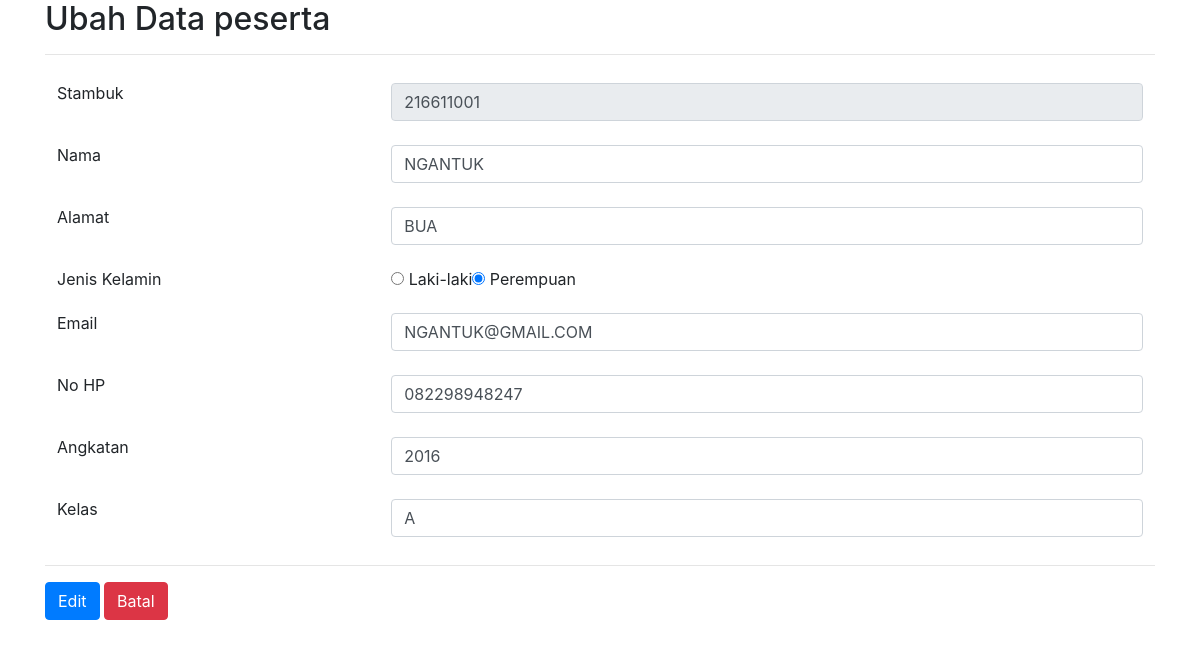
The app's page /edit_data.php?stambuk=216611001 with its own data.
### tables this page shows
CREATE TABLE `peserta` (
  `stambuk` varchar(10) NOT NULL,
  `nama_lengkap` varchar(100) NOT NULL,
  `alamat` varchar(100) NOT NULL,
  `jenis_kelamin` varchar(10) NOT NULL,
  `email` varchar(100) NOT NULL,
  `no_hp` varchar(12) NOT NULL,
  `angkatan` varchar(4) NOT NULL,
  `kelas` varchar(1) NOT NULL
);

### edit_data.php (the view, shortened to what this page needs)
<html>
<head>
	<link rel="stylesheet" href="css/bootstrap.min.css">
</head>
<body>
	<?php
	include "koneksi.php";
	$stambuk = $_GET['stambuk'];
	$query = "SELECT * FROM peserta WHERE stambuk='".$stambuk."'";
	$sql = mysqli_query($connect, $query);
	$data = mysqli_fetch_array($sql);
	?>
	<div class="container">
		<h2>Ubah Data peserta</h2>
		<hr>
		<form method="post" action="proses_edit.php?stambuk=<?php echo $stambuk; ?>">
		<table class="table table-borderless">
		<tr>
			<td>Stambuk </td>
			<td><input type="text" name="stambuk" value="<?php echo $data['stambuk']; ?>" class="form-control" readonly></td>
		</tr>
		<tr>
			<td>Nama </td>
			<td><input type="text" name="nama_lengkap" value="<?php echo $data['nama_lengkap']; ?>" class="form-control"></td>
		</tr>
		<tr>
			<td>Alamat </td>
			<td><input type="text" name="alamat" value="<?php echo $data['alamat']; ?>" class="form-control"></td>
		</tr>
		<tr>
			<td>Jenis Kelamin</td>
			<td>
			<?php
			if($data['jenis_kelamin'] == "Laki-laki"){
				echo "<input type='radio' name='jenis_kelamin' value='laki-laki' checked='checked'> Laki-laki";
				echo "<input type='radio' name='jenis_kelamin' value='perempuan'> Perempuan";
			}else{
				echo "<input type='radio' name='jenis_kelamin' value='laki-laki'> Laki-laki";
				echo "<input type='radio' name='jenis_kelamin' value='perempuan' checked='checked'> Perempuan";
			}
			?>
			</td>
		</tr>
		<tr>
			<td>Email</td>
			<td><input type="text" name="email" value="<?php echo $data['email']; ?>" class="form-control"></td>
		</tr>
		<tr>
			<td>No HP</td>
			<td><input type="text" name="no_hp" value="<?php echo $data['no_hp']; ?>" class="form-control"></td>
		</tr>
		<tr>
			<td>Angkatan</td>
			<td><input type="text" name="angkatan" value="<?php echo $data['angkatan']; ?>" class="form-control"></td>
		</tr>
		<tr>
			<td>Kelas</td>
			<td><input type="text" name="kelas" value="<?php echo $data['kelas']; ?>" class="form-control"></td>
		</tr>
		</table>
		<hr>
		<button type="submit" value="Edit" class="btn btn-primary">
			Edit
		</button>
		<a href="tampil_data_admin.php"><input type="button" value="Batal" class="btn btn-danger"></a>
		</form>
	</div>
</body>
</html>

### records on screen
peserta: stambuk "216611001", nama_lengkap "NGANTUK", alamat "BUA", email "NGANTUK@GMAIL.COM", no_hp "082298948247", angkatan "2016", kelas "A"
